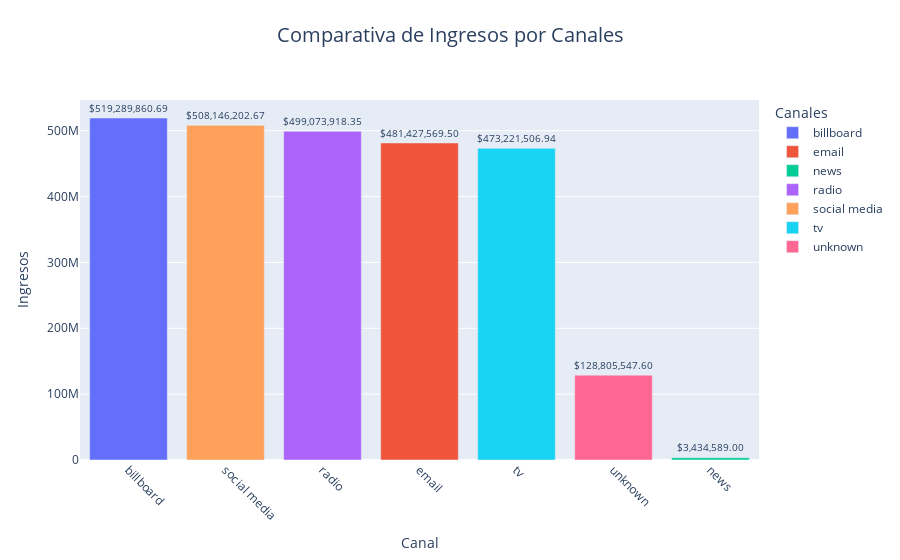

Source (notebook cell):
### Code cell
# Agrupar los datos por 'Channel' y sumar 'Revenue'
channel_revenue = df2.groupby('Channel')['Revenue'].sum().reset_index()

# Crear el gráfico de barras comparativo
fig = px.bar(
    channel_revenue,
    x='Channel',
    y='Revenue',
    title='Comparativa de Ingresos por Canales',
    labels={
        'Channel': 'Canales',
        'Revenue': 'Ingresos'
    },
    color='Channel',
    text='Revenue'  # Añade etiquetas con los valores
)

# Mejorar la visualización
fig.update_traces(texttemplate='$%{text:,.2f}', textposition='outside')
fig.update_layout(
    uniformtext_minsize=8,
    uniformtext_mode='hide',
    xaxis_title='Canal',
    yaxis_title='Ingresos',
    title={
        'y':0.95,
        'x':0.5,
        'xanchor': 'center',
        'yanchor': 'top'
    },
    title_font_size=20
)

# Rotar etiquetas del eje X para mejor legibilidad
fig.update_xaxes(tickangle=45, categoryorder='total descending')

# Mostrar el gráfico
fig.show()

### Figure 1 — Plotly figure (JSON) as saved in the notebook; plotly's stock layout.template omitted (floating-point values rounded to 4 significant figures)
{"data": [{"alignmentgroup": "True", "hovertemplate": "Canales=%{x}<br>Ingresos=%{text}<extra></extra>", "legendgroup": "billboard", "marker": {"color": "#636efa", "pattern": {"shape": ""}}, "name": "billboard", "offsetgroup": "billboard", "orientation": "v", "showlegend": true, "text": [519300000.0], "textposition": "outside", "texttemplate": "$%{text:,.2f}", "type": "bar", "x": ["billboard"], "xaxis": "x", "y": [519300000.0], "yaxis": "y"}, {"alignmentgroup": "True", "hovertemplate": "Canales=%{x}<br>Ingresos=%{text}<extra></extra>", "legendgroup": "email", "marker": {"color": "#EF553B", "pattern": {"shape": ""}}, "name": "email", "offsetgroup": "email", "orientation": "v", "showlegend": true, "text": [481400000.0], "textposition": "outside", "texttemplate": "$%{text:,.2f}", "type": "bar", "x": ["email"], "xaxis": "x", "y": [481400000.0], "yaxis": "y"}, {"alignmentgroup": "True", "hovertemplate": "Canales=%{x}<br>Ingresos=%{text}<extra></extra>", "legendgroup": "news", "marker": {"color": "#00cc96", "pattern": {"shape": ""}}, "name": "news", "offsetgroup": "news", "orientation": "v", "showlegend": true, "text": [3434589], "textposition": "outside", "texttemplate": "$%{text:,.2f}", "type": "bar", "x": ["news"], "xaxis": "x", "y": [3434589], "yaxis": "y"}, {"alignmentgroup": "True", "hovertemplate": "Canales=%{x}<br>Ingresos=%{text}<extra></extra>", "legendgroup": "radio", "marker": {"color": "#ab63fa", "pattern": {"shape": ""}}, "name": "radio", "offsetgroup": "radio", "orientation": "v", "showlegend": true, "text": [499100000.0], "textposition": "outside", "texttemplate": "$%{text:,.2f}", "type": "bar", "x": ["radio"], "xaxis": "x", "y": [499100000.0], "yaxis": "y"}, {"alignmentgroup": "True", "hovertemplate": "Canales=%{x}<br>Ingresos=%{text}<extra></extra>", "legendgroup": "social media", "marker": {"color": "#FFA15A", "pattern": {"shape": ""}}, "name": "social media", "offsetgroup": "social media", "orientation": "v", "showlegend": true, "text": [508100000.0], "textposition": "outside", "texttemplate": "$%{text:,.2f}", "type": "bar", "x": ["social media"], "xaxis": "x", "y": [508100000.0], "yaxis": "y"}, {"alignmentgroup": "True", "hovertemplate": "Canales=%{x}<br>Ingresos=%{text}<extra></extra>", "legendgroup": "tv", "marker": {"color": "#19d3f3", "pattern": {"shape": ""}}, "name": "tv", "offsetgroup": "tv", "orientation": "v", "showlegend": true, "text": [473200000.0], "textposition": "outside", "texttemplate": "$%{text:,.2f}", "type": "bar", "x": ["tv"], "xaxis": "x", "y": [473200000.0], "yaxis": "y"}, {"alignmentgroup": "True", "hovertemplate": "Canales=%{x}<br>Ingresos=%{text}<extra></extra>", "legendgroup": "unknown", "marker": {"color": "#FF6692", "pattern": {"shape": ""}}, "name": "unknown", "offsetgroup": "unknown", "orientation": "v", "showlegend": true, "text": [128800000.0], "textposition": "outside", "texttemplate": "$%{text:,.2f}", "type": "bar", "x": ["unknown"], "xaxis": "x", "y": [128800000.0], "yaxis": "y"}], "layout": {"barmode": "relative", "legend": {"title": {"text": "Canales"}, "tracegroupgap": 0}, "title": {"font": {"size": 20}, "text": "Comparativa de Ingresos por Canales", "x": 0.5, "xanchor": "center", "y": 0.95, "yanchor": "top"}, "uniformtext": {"minsize": 8, "mode": "hide"}, "xaxis": {"anchor": "y", "categoryarray": ["billboard", "email", "news", "radio", "social media", "tv", "unknown"], "categoryorder": "total descending", "domain": [0, 1], "tickangle": 45, "title": {"text": "Canal"}}, "yaxis": {"anchor": "x", "domain": [0, 1], "title": {"text": "Ingresos"}}}}
